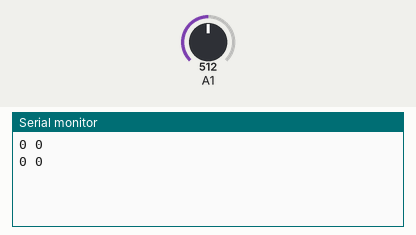
Bench run of a sketch on a simulated Arduino Uno, built with avr-gcc and run on an emulated ATmega328P. Shown: the last lines printed to the serial monitor. Inputs (shaded band) come from the test bench; at power-on: A1 = 512.

Above: at 2.8 s.
2.9 s: A1 set to 716
At 3.8 s:
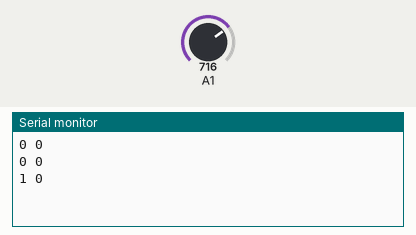
4.4 s: A1 set to 511
At 5.6 s:
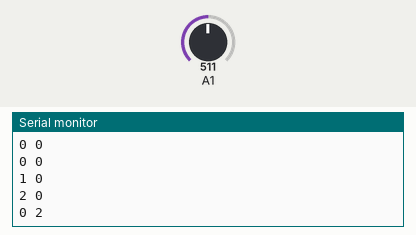
Timing chart, 0 to 7.4 s (numbered marks = the images above; inputs shaded):
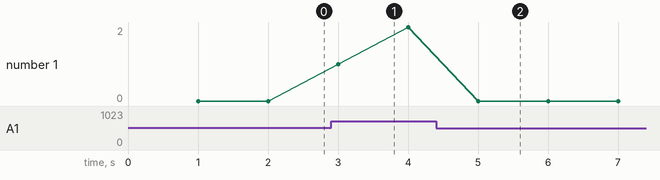

The sketch:

wash-meter_code.ino
```cpp
void setup() {
  // put your setup code here, to run once:
  pinMode(A1, INPUT);
  Serial.begin(9600);
}
int runtime = 0;
int last_runtime = 0;
bool isRunning = false;
int max_voltage = 2;
int on_voltage = 1;
int threshold = 1024/max_voltage*on_voltage;
void loop() {
  // put your main code here, to run repeatedly:
  delay(1000);
  isRunning = (analogRead(A1)>threshold);
  if (isRunning) {
    runtime++;
    } else {
      if (runtime !=0)
        last_runtime = runtime;
      runtime = 0;

      }

  Serial.print(runtime);
  Serial.print(" ");
  Serial.println(last_runtime);
}
```

Measured:
- after the input at 2.9 s, the serial monitor: prints a new line after 0.10 s (image 1)
- after the input at 4.4 s, the serial monitor: prints a new line after 0.60 s (image 2)
- plotted number 1: 0 → 2 after the input at 2.9 s
